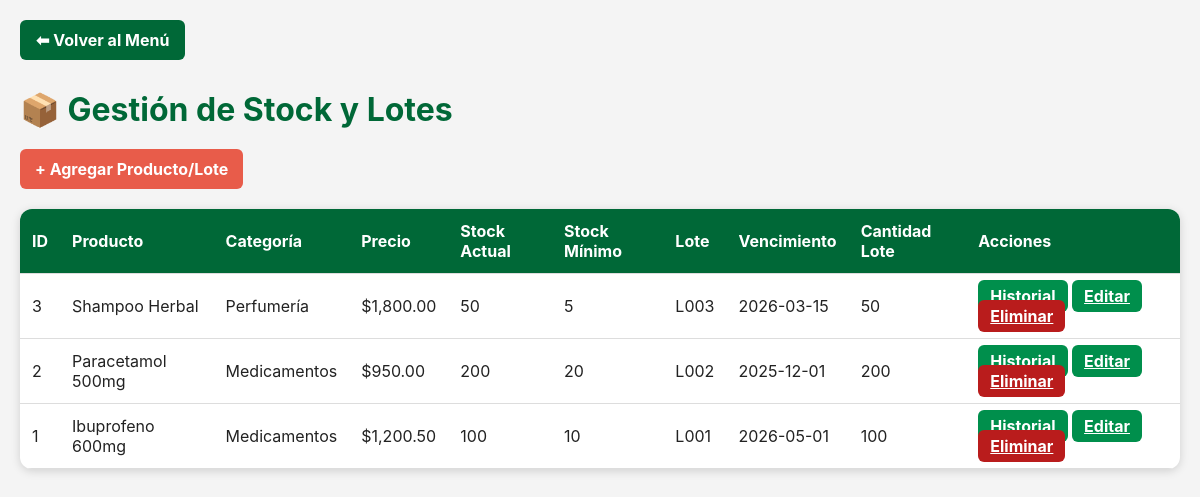
/Stock.php (signed in), run on the app's committed database.
### tables this page shows
CREATE TABLE Producto (
    id INT AUTO_INCREMENT PRIMARY KEY,
    nombre VARCHAR(100) NOT NULL,
    precio DECIMAL(10,2) NOT NULL,
    stock_actual INT DEFAULT 0,
    stock_minimo INT DEFAULT 0,
    requiere_receta BOOLEAN DEFAULT FALSE,
    categoria_id INT,
    FOREIGN KEY (categoria_id) REFERENCES Categoria(id) ON DELETE SET NULL
);

CREATE TABLE Categoria (
    id INT AUTO_INCREMENT PRIMARY KEY,
    nombre VARCHAR(100) NOT NULL,
    descripcion VARCHAR(255)
);

CREATE TABLE Lote (
    id INT AUTO_INCREMENT PRIMARY KEY,
    producto_id INT,
    numero_lote VARCHAR(50),
    fecha_vencimiento DATE,
    cantidad_inicial INT,
    cantidad_actual INT,
    FOREIGN KEY (producto_id) REFERENCES Producto(id) ON DELETE CASCADE
);

### Conexion.php (called while the page is built, shortened)
<?php
class Conexion {
    private $host = "localhost";
    private $usuario = "root";
    private $password = "";
    private $baseDatos = "farmacia";
    public function __construct() {
        try {
            $this->conexion = new mysqli(
                $this->host,
                $this->usuario,
                $this->password,
                $this->baseDatos
            );
        } catch (mysqli_sql_exception $e) {
            die("Error de conexión a la BD: " . $e->getMessage());
        }
    }
}
?>

### StockController.php (called while the page is built, shortened)
<?php
require_once 'Producto.php';
class StockController {
    private Producto $producto;
    private string $rol;
    public function __construct(mysqli $db) {
        $this->rol = $_SESSION["usuario_rol"];
        $this->producto = new Producto($db);
    }
    public function rol(): string {
        return $this->rol;
    }
    public function productos(): array {
        $res = $this->producto->obtenerProductosConLotes();
        $data = [];
        if ($res && $res->num_rows > 0) {
            while ($fila = $res->fetch_assoc()) {
                $data[] = $fila;
            }
        }
        return $data;
    }
    public function alertaVencimiento(?string $fecha): string {
        $hoy = new DateTime();
        $vto = new DateTime($fecha);
        $dias = (int)$hoy->diff($vto)->days;
        return ($vto < $hoy || $dias <= 30) ? "alerta" : "";
    }
}
?>

### Producto.php (called while the page is built, shortened)
<?php
class Producto {
    private $conn;
    public function __construct($conexion) {
        $this->conn = $conexion;
    }
    public function obtenerProductosConLotes() {
        $sql = "SELECT p.id, p.nombre, p.precio, p.stock_actual, p.stock_minimo,
                       c.nombre AS categoria,
                       l.numero_lote, l.fecha_vencimiento, l.cantidad_actual
                FROM Producto p
                LEFT JOIN Categoria c ON p.categoria_id = c.id
                LEFT JOIN Lote l ON p.id = l.producto_id
                ORDER BY p.id DESC, l.fecha_vencimiento ASC";
        return $this->conn->query($sql);
    }
}
?>

### stock.php (the view, shortened to what this page needs)
<?php
require_once 'Conexion.php';
require_once 'Producto.php';
require_once 'StockController.php';
$conn = new Conexion();
$ctl  = new StockController($conn->conexion);
$productos = $ctl->productos();
$rol = $ctl->rol();
?>
<!DOCTYPE html><html lang="es"><head>
<link rel="stylesheet" href="estilos.css">
</head><body>
<a href="Menu.php" class="btn-volver">⬅ Volver al Menú</a>
<h1>📦 Gestión de Stock y Lotes</h1>
<?php if ($rol === 'Administrador'): ?>
  <a href="stock_agregar.php" class="btn-add">+ Agregar Producto/Lote</a>
<?php endif; ?>
<table>
  <thead>
    <tr>
      <th>ID</th><th>Producto</th><th>Categoría</th><th>Precio</th>
      <th>Stock Actual</th><th>Stock Mínimo</th><th>Lote</th>
      <th>Vencimiento</th><th>Cantidad Lote</th>
      <?php if ($rol === 'Administrador' || $rol === 'Farmaceutico'): ?><th>Acciones</th><?php endif; ?>
    </tr>
  </thead>
  <tbody>
    <?php foreach($productos as $f): ?>
      <?php $alerta = $ctl->alertaVencimiento($f['fecha_vencimiento'] ?? null); ?>
      <tr>
        <td><?= htmlspecialchars($f['id']) ?></td>
        <td><?= htmlspecialchars($f['nombre']) ?></td>
        <td><?= htmlspecialchars($f['categoria'] ?? '-') ?></td>
        <td>$<?= number_format($f['precio'],2) ?></td>
        <td class="<?= ($f['stock_actual'] <= $f['stock_minimo']) ? 'alerta' : '' ?>">
          <?= (int)$f['stock_actual'] ?>
        </td>
        <td><?= (int)$f['stock_minimo'] ?></td>
        <td><?= htmlspecialchars($f['numero_lote'] ?? '-') ?></td>
        <td class="<?= $alerta ?>"><?= htmlspecialchars($f['fecha_vencimiento'] ?? '-') ?></td>
        <td><?= htmlspecialchars($f['cantidad_actual'] ?? '-') ?></td>
        <?php if ($rol === 'Administrador' || $rol === 'Farmaceutico'): ?>
          <td>
            <a class="btn btn-editar" href="Historial.php?producto_id=<?= $f['id'] ?>">Historial</a>
            <?php if ($rol === 'Administrador'): ?>
              <a class="btn btn-editar" href="stock_editar.php?id=<?= $f['id'] ?>">Editar</a>
              <a class="btn btn-eliminar" href="stock_eliminar.php?id=<?= $f['id'] ?>">Eliminar</a>
            <?php endif; ?>
          </td>
        <?php endif; ?>
      </tr>
    <?php endforeach; ?>
  </tbody>
</table>
</body></html>

### estilos.css (style rules this page uses)
:root { --verde: #008f4c; --verde-oscuro: #006837; --blanco: #ffffff; --gris: #f4f4f4; --rojo: #e85c4a; --rojo-oscuro: #b91c1c; }
body { margin: 0; font-family: 'Inter', sans-serif; background: var(--gris); color: #222; padding: 20px; }
.btn-volver { display: inline-block; background: var(--verde-oscuro); color: var(--blanco); padding: 10px 16px; border-radius: 6px; font-weight: bold; text-decoration: none; transition: 0.3s; margin-bottom: 20px; }
h1 { color: var(--verde-oscuro); margin: 10px 0 20px; display: flex; align-items: center; gap: 10px; }
.btn-add { background: var(--rojo); color: var(--blanco); padding: 10px 15px; border-radius: 6px; text-decoration: none; font-weight: bold; margin-bottom: 20px; display: inline-block; transition: 0.3s; }
table { width: 100%; border-collapse: collapse; background: var(--blanco); border-radius: 12px; overflow: hidden; box-shadow: 0 2px 10px rgba(0,0,0,0.15); }
th, td { padding: 12px; text-align: left; border-bottom: 1px solid #ddd; }
th { background: var(--verde-oscuro); color: var(--blanco); }
.btn { padding: 6px 12px; border-radius: 6px; border: none; cursor: pointer; font-weight: bold; transition: 0.3s; }
.btn-editar { background: var(--verde); color: var(--blanco); }
.btn-eliminar { background: var(--rojo-oscuro); color: var(--blanco); }

### data on the page
producto: id "3", nombre "Shampoo Herbal", categoria.nombre "Perfumería", precio "1,800.00", stock_actual "50", stock_minimo "5", lote.numero_lote "L003", lote.fecha_vencimiento "2026-03-15", lote.cantidad_actual "50"
producto: id "2", nombre "Paracetamol 500mg", categoria.nombre "Medicamentos", precio "950.00", stock_actual "200", stock_minimo "20", lote.numero_lote "L002", lote.fecha_vencimiento "2025-12-01", lote.cantidad_actual "200"
producto: id "1", nombre "Ibuprofeno 600mg", categoria.nombre "Medicamentos", precio "1,200.50", stock_actual "100", stock_minimo "10", lote.numero_lote "L001", lote.fecha_vencimiento "2026-05-01", lote.cantidad_actual "100"
